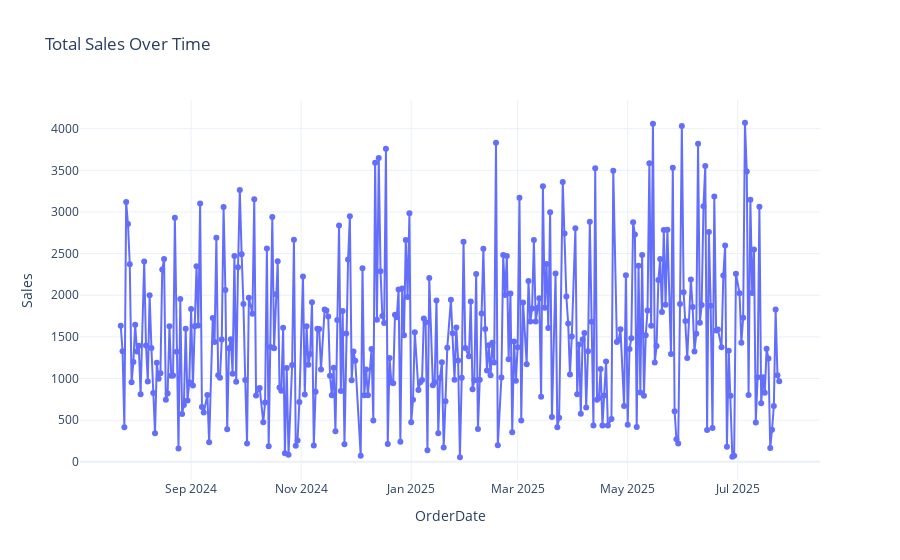
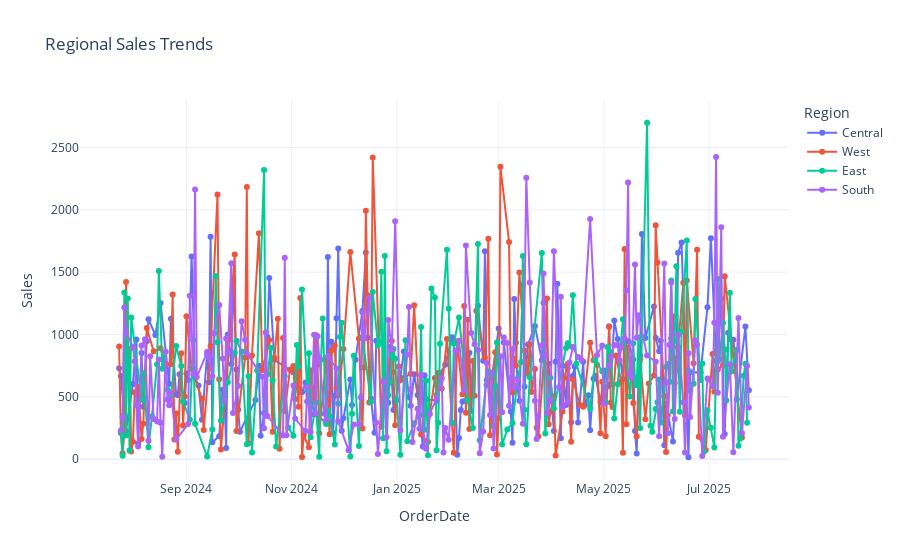

Notebook code cell kept with these figures, in order:
### Code cell
# 📈 Line Plot Examples

# Total Sales Over Time
line_df = df.groupby("OrderDate")["Sales"].sum().reset_index()
fig1 = line_plot(line_df, x="OrderDate", y="Sales", title="Total Sales Over Time")
fig1.show()

# Regional Sales Trends
region_df = df.groupby(["OrderDate", "Region"])["Sales"].sum().reset_index()
fig2 = line_plot(region_df, x="OrderDate", y="Sales", color="Region", title="Regional Sales Trends")
fig2.show()

### Figure 1 — Plotly figure (JSON) as saved in the notebook; plotly's stock layout.template omitted (floating-point values rounded to 4 significant figures; data arrays with more than 128 entries replaced by an {"elided": "..."} marker saying what was removed)
{"data": [{"hovertemplate": "OrderDate=%{x}<br>Sales=%{y}<extra></extra>", "legendgroup": "", "line": {"color": "#636efa", "dash": "solid"}, "marker": {"symbol": "circle"}, "mode": "lines+markers", "name": "", "orientation": "v", "showlegend": false, "type": "scatter", "x": {"elided": "338 str values"}, "xaxis": "x", "y": {"elided": "338 float values"}, "yaxis": "y"}], "layout": {"legend": {"title": {"text": ""}, "tracegroupgap": 0}, "title": {"text": "Total Sales Over Time"}, "xaxis": {"anchor": "y", "domain": [0, 1], "title": {"text": "OrderDate"}}, "yaxis": {"anchor": "x", "domain": [0, 1], "title": {"text": "Sales"}}}}

### Figure 2 — Plotly figure (JSON) as saved in the notebook; plotly's stock layout.template omitted (floating-point values rounded to 4 significant figures; data arrays with more than 128 entries replaced by an {"elided": "..."} marker saying what was removed)
{"data": [{"hovertemplate": "Region=Central<br>OrderDate=%{x}<br>Sales=%{y}<extra></extra>", "legendgroup": "Central", "line": {"color": "#636efa", "dash": "solid"}, "marker": {"symbol": "circle"}, "mode": "lines+markers", "name": "Central", "orientation": "v", "showlegend": true, "type": "scatter", "x": {"elided": "178 str values"}, "xaxis": "x", "y": {"elided": "178 float values"}, "yaxis": "y"}, {"hovertemplate": "Region=West<br>OrderDate=%{x}<br>Sales=%{y}<extra></extra>", "legendgroup": "West", "line": {"color": "#EF553B", "dash": "solid"}, "marker": {"symbol": "circle"}, "mode": "lines+markers", "name": "West", "orientation": "v", "showlegend": true, "type": "scatter", "x": {"elided": "186 str values"}, "xaxis": "x", "y": {"elided": "186 float values"}, "yaxis": "y"}, {"hovertemplate": "Region=East<br>OrderDate=%{x}<br>Sales=%{y}<extra></extra>", "legendgroup": "East", "line": {"color": "#00cc96", "dash": "solid"}, "marker": {"symbol": "circle"}, "mode": "lines+markers", "name": "East", "orientation": "v", "showlegend": true, "type": "scatter", "x": {"elided": "187 str values"}, "xaxis": "x", "y": {"elided": "187 float values"}, "yaxis": "y"}, {"hovertemplate": "Region=South<br>OrderDate=%{x}<br>Sales=%{y}<extra></extra>", "legendgroup": "South", "line": {"color": "#ab63fa", "dash": "solid"}, "marker": {"symbol": "circle"}, "mode": "lines+markers", "name": "South", "orientation": "v", "showlegend": true, "type": "scatter", "x": {"elided": "183 str values"}, "xaxis": "x", "y": {"elided": "183 float values"}, "yaxis": "y"}], "layout": {"legend": {"title": {"text": "Region"}, "tracegroupgap": 0}, "title": {"text": "Regional Sales Trends"}, "xaxis": {"anchor": "y", "domain": [0, 1], "title": {"text": "OrderDate"}}, "yaxis": {"anchor": "x", "domain": [0, 1], "title": {"text": "Sales"}}}}
